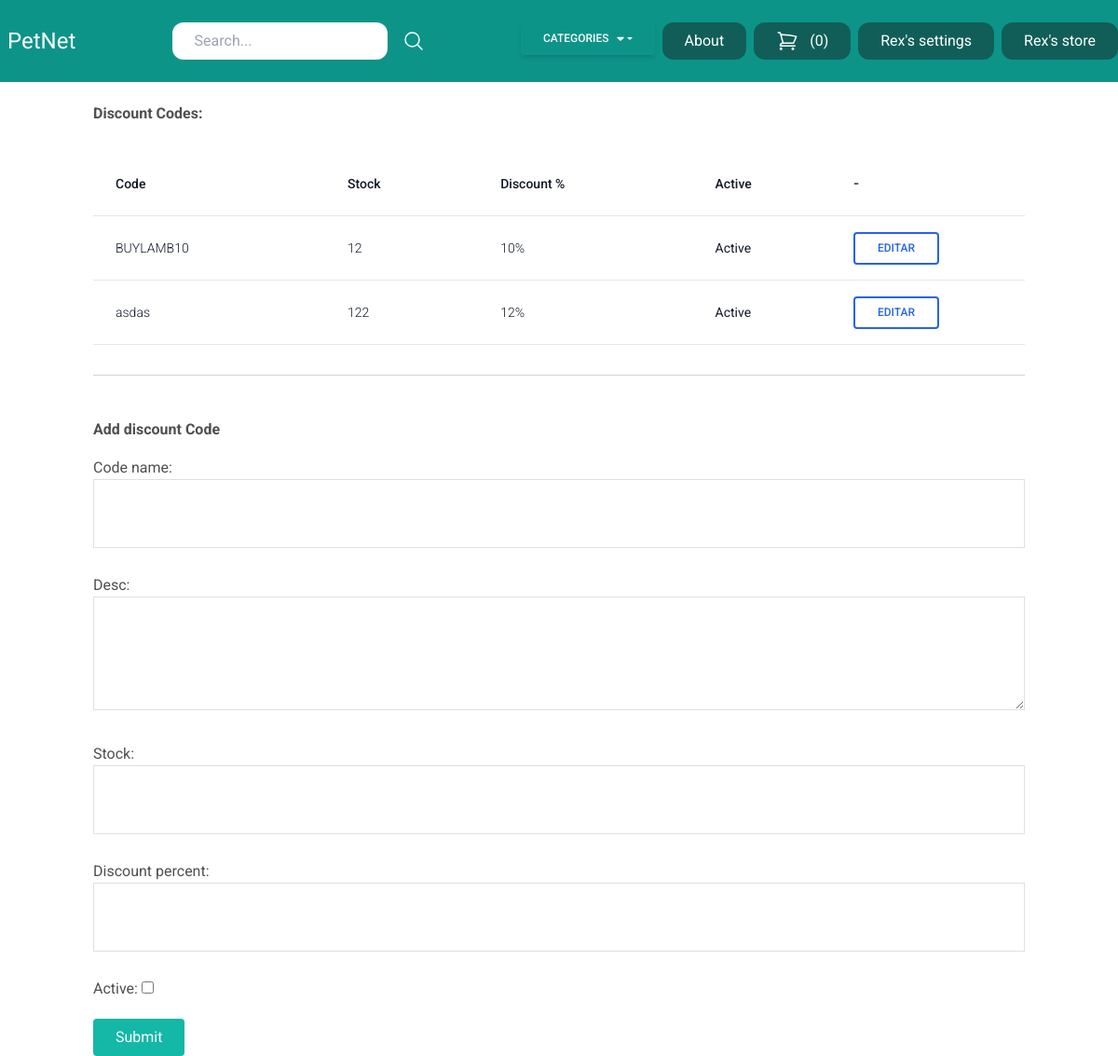
The page /discount/ (signed in) on the database as committed earlier.
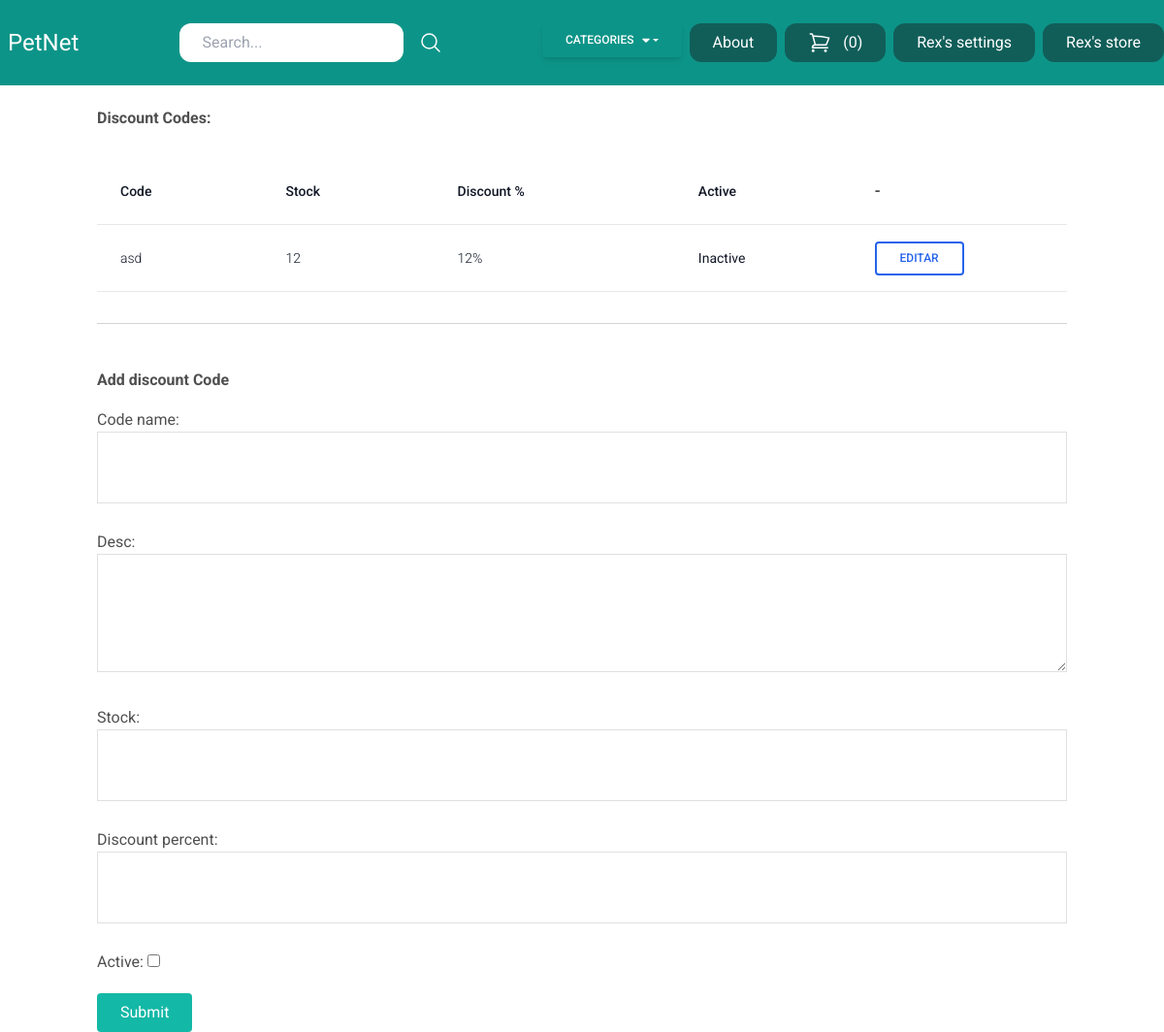
The same page on the database as committed later.
### store/models.py (models this page shows, shortened)
class Discount(models.Model):
    created_by = models.ForeignKey(User, related_name='discounts', on_delete=models.CASCADE)
    code_name    = models.CharField(max_length=35, unique=True)
    desc    = models.TextField()
    stock   = models.IntegerField()
    discount_percent = models.IntegerField()
    active  = models.BooleanField(default=False)
    created_at  = models.DateTimeField(auto_now_add=True)
    modified_at = models.DateField(auto_now=True)

### store/decorator.py (the view)
        def wrapper(request, *args, **kwargs):
            if request.user.userprofile.is_vendor:
                return function(request, *args, **kwargs)
            messages.add_message(request, messages.WARNING, 'You are not a vendor !')
            return redirect('frontpage')

### store/forms.py
class DiscountForm(forms.ModelForm):
    class Meta:
        model = Discount
        exclude = ('created_at','modified_at',)
        widgets= {
            'created_by':forms.HiddenInput(),
            'code_name': forms.TextInput(attrs={
                'class': 'w-full mb-2 px-2 py-4 border border-gray-200'
            }),
            'desc': forms.Textarea(attrs={
                'rows':3,
                'class': 'w-full mb-2 px-2 py-4 border border-gray-200'
            }),
            'stock': forms.NumberInput(attrs={
                'class': 'w-full mb-2 px-2 py-4 border border-gray-200'
            }),
            'discount_percent': forms.NumberInput(attrs={
                'class': 'w-full mb-2 px-2 py-4 border border-gray-200'
            }),
        }

### store/cart.py (called while the page is built)
    def __len__(self):
        return sum(item['quantity'] for item in self.cart.values())

### store/context_processors.py (called while the page is built)
def cart(request):
    return {'cart':Cart(request)}

### store/templatetags/menu.py (called while the page is built)
@register.inclusion_tag('core/menu.html')
def menu(*args, **kwargs):
    categories = Category.objects.all()
    return {'categories': categories}

### userprofile/templates/userprofile/inventory/discount.html (shortened to what this page needs)
{% extends 'core/base.html' %}
{% block content %}
{% include 'userprofile/inventory/partial_discount.html' %}
<br>
<hr>
<br>
<br>
<h2><strong>Add discount Code</strong></h2>
<form action="." method="post" class="space-y-5">
    {{form.as_p}}
    <button class="mt-6 py-2 px-4 bg-teal-500 rounded text-white hover:bg-teal-800">Submit</button>
</form>
{% endblock content %}

### userprofile/templates/userprofile/inventory/partial_discount.html
<br>
<div class="items-center">
    <h2  ><strong>Discount Codes:</strong></h2>
</div>
<br>
<div class="flex flex-col">
    {% if discounts %}
    <div class="overflow-x-auto sm:-mx-6 lg:-mx-8">
        <div class="py-2 inline-block min-w-full sm:px-6 lg:px-8">
          <div class="overflow-hidden">
            <table class="min-w-full">
              <thead class="border-b">
                <tr>
                  <th scope="col" class="text-sm font-medium text-gray-900 px-6 py-4 text-left">
                    Code
                  </th>
                  <th scope="col" class="text-sm font-medium text-gray-900 px-6 py-4 text-left">
                      Stock
                  </th>
                  <th scope="col" class="text-sm font-medium text-gray-900 px-6 py-4 text-left">
                      Discount %
                  </th>
                  <th scope="col" class="text-sm font-medium text-gray-900 px-6 py-4 text-left">
                      Active
                  </th>
                  <th>
                      -
                  </th>
                </tr>
              </thead>
              <tbody>
                  {% for discount in discounts  %}
                  <tr class="border-b">
                      <td class="text-sm text-gray-900 font-light px-6 py-4 whitespace-nowrap">
                          {{discount.code_name}}
                      </td>
                      <td class="text-sm text-gray-900 font-light px-6 py-4 whitespace-nowrap">
                          {{discount.stock}}
                      </td>
                      <td class="text-sm text-gray-900 font-light px-6 py-4 whitespace-nowrap">
                          {{discount.discount_percent}}%
                      </td>
                      <td class="text-sm text-gray-900 font-light px-6 py-4 whitespace-nowrap">
                          {% if discount.active %} <strong>Active</strong> {% else %} <strong>Inactive</strong> {% endif %}
                      </td>
                      <td>
                          <a href="{% url 'discount_view' %}?id={{discount.id}}" class="inline-block px-6 py-2 border-2 border-blue-600 text-blue-600 font-medium text-xs leading-tight uppercase rounded hover:bg-black hover:bg-opacity-5 focus:outline-none focus:ring-0 transition duration-150 ease-in-out">
                          Editar
                          </a>
                      </td>
                  </tr>
                  {% endfor %}
              </tbody>
            </table>
          </div>
        </div>
      </div>
    {% else %}
        <h2>There is no discount codes yet!! </h2>
    {% endif %}
</div>

Rows that differ between the two databases and show on the page:
removed Discount: code_name "BUYLAMB10", stock "12", discount_percent "10", active "Active"
removed Discount: code_name "asdas", stock "122", discount_percent "12", active "Active"
added Discount: code_name "asd", stock "12", discount_percent "12", active "Inactive"
